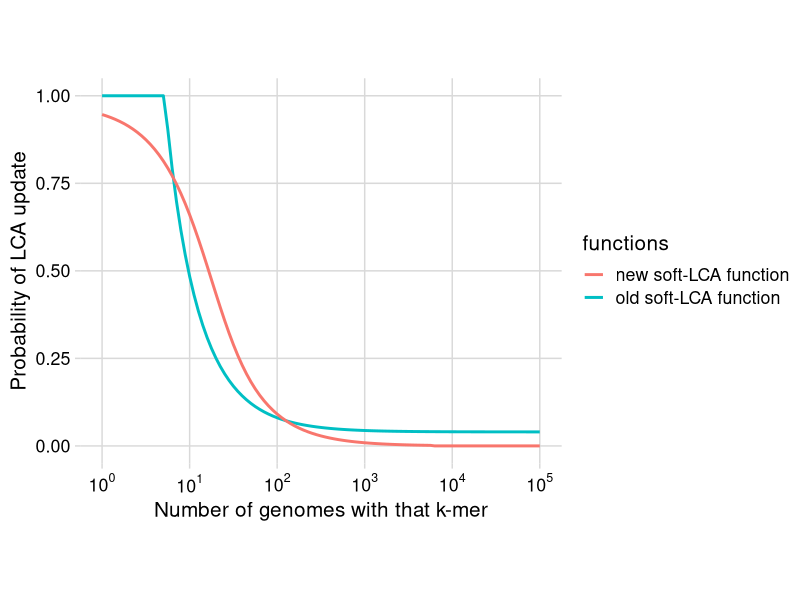

Here is the R script that generated this plot: (Note: this script raises an error after producing the figure.)
require(rlang)
require(ggplot2)
require(cowplot)

w <- 4
s <- 5

f <- as_function(~ pmin(w / (pmax(.x + w - s, w)) + 1 / s**2, 1))
pu <- function(x, w, s) pmin(w / (pmax(x + w - s, w)) + 1 / s**2, 1)

ggplot() +
  scale_x_log10(
    breaks = scales::trans_breaks("log10", function(x) 10^x),
    labels = scales::trans_format("log10", scales::math_format(10^.x)),
    limits = c(1, 10**5)
  ) +
  labs(y = "Probability of LCA update", x = "Number of genomes with that k-mer") +
  geom_function(fun = function(x, w, s) pmin(w / (pmax(x + w - s, w)) + 1 / s**2, 1), args = list(w = 4, s = 5), linewidth = 1, aes(color = "old soft-LCA function")) +
  geom_function(fun = function(x, s) 1.5 / log2(2**((x - 1) / s) + 2), args = list(s = 6), linewidth = 1, aes(color = "new soft-LCA function")) +
  scale_color_discrete(name = "functions") +
  theme_minimal_grid(font_size = 15) +
  theme(aspect.ratio = 0.8)
ggsave2("../figures/probability_LCA_update.pdf", width = 4.25, height = 3)



require(scales)
SL <- 30
p <- 5

f <- function(x, k, l, SL) {
  1 - (1 - (1 - x / SL)^k)^l
}

f(3, 15, 2, 32)

K <- function(l, p, alpha, L) {
  round(log(1 - (1 - alpha)^(1 / l)) / log(1 - p / L))
}

alpha <- 0.1
ggplot(data.frame(x = c(1, 16)), aes(x)) +
  theme_classic() +
  mapply(FUN = function(L, K) {
    stat_function(size=1.5, fun = function(x, k, l, SL) (1 + 150 - SL) * f(x, k, l, SL), args = list(k = K, l = L, SL = SL), aes(color = as.factor(K), linetype = as.factor(L)))
  }, L = rep(c(2, 4, 1), each = 5), K = c(6:10) * 2) +
  scale_y_log10(lim = c(0.1, 100)) +
  scale_linetype_manual(values = c(2, 1, 3), name = expression(l)) +
  scale_x_continuous(labels = function(x) paste(x, percent(x / SL), sep = "\n")) +
  scale_color_brewer(palette = "Dark2", name = "h") +
  ylab("Expected number of matches") +
  xlab("Hamming distance") +
  # stat_function(fun = function(x) (1 + 150 - SL) * f(x, 35 - 7, 1, 35) / 2, color = "black", aes(linetype = as.factor(1))) +
  theme_minimal_grid(font_size = 16) +  theme(legend.key.width = unit(2,"cm"))
ggsave2("../figures/expected_num_matches.pdf", width = 8, height = 6)
